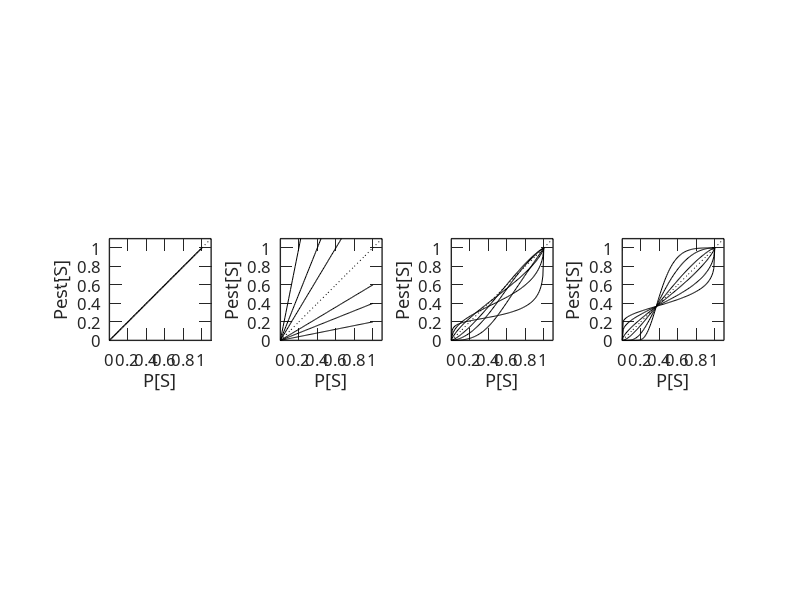

Recreate this plot in MATLAB.
clear all; close all;


x = 0:0.01:1; 

% H0: P[S]_est = P[S] + e
a = 1 ; b = 0 ;
y1 = x.*a + b ;
subplot(1,4,1)
plot(x,y1, 'k-','linewidth',1); hold on 
plot(0:0.1:1.1, 0:0.1:1.1, 'k:');
axis('square');
xlim([0 1.1]); ylim([0 1.1]); 
xticks(0:0.2:1); yticks(0:0.2:1);
xlabel('P[S]'); ylabel('Pest[S]'); 
set(gca, 'Fontname', 'Arial Regular', 'Fontsize', 12, 'linewidth', 1,'TickLength',[0.025 0]);

% H1: P[S]_est = alpha * P[S] + beta + e
b = 0 ;
for a = [0.2 0.4 0.6 1/0.6 1/0.4 1/0.2]
  y2 = x.*a + b ;
  subplot(1,4,2)
  plot(x,y2, 'k-'); hold on
end
plot(0:0.1:1.1, 0:0.1:1.1, 'k:');
axis('square');
xlim([0 1.1]); ylim([0 1.1]); 
xticks(0:0.2:1); yticks(0:0.2:1);
xlabel('P[S]'); ylabel('Pest[S]'); 
set(gca, 'Fontname', 'Arial Regular', 'Fontsize', 12, 'linewidth', 1,'TickLength',[0.025 0]);

% H2: P[S]_est = P[S]^gamma / (P[S]^gamma + 1-P[S]^gamma)^(1/gamma), Tversky & Kahneman 1992
for gamma = [0.4 0.6 0.8 1/0.8 1/0.6 1/0.4]
  y3 = x.^gamma./((x.^gamma + (1-x).^gamma).^(1/gamma)) ;

  subplot(1,4,3)
  plot(x,y3, 'k-'); hold on
end
plot(0:0.1:1.1, 0:0.1:1.1, 'k:');
axis('square');
xlim([0 1.1]); ylim([0 1.1]); 
xticks(0:0.2:1); yticks(0:0.2:1);
xlabel('P[S]'); ylabel('Pest[S]'); 
set(gca, 'Fontname', 'Arial Regular', 'Fontsize', 12, 'linewidth', 1,'TickLength',[0.025 0]);


% H3: P[S]_est = exp(-(-ln(p)^gamma)),Prelec 1998

for gamma = [0.3 0.5 0.8 1/0.8 1/0.5 1/0.3]
  y4 = exp(-(-log(x)).^gamma) ;
  
  subplot(1,4,4)
  plot(x,y4, 'k-'); hold on
end
plot(0:0.1:1.1, 0:0.1:1.1, 'k:');
axis('square');
xlim([0 1.1]); ylim([0 1.1]); 
xticks(0:0.2:1); yticks(0:0.2:1);
xlabel('P[S]'); ylabel('Pest[S]'); 
set(gca, 'Fontname', 'Arial Regular', 'Fontsize', 12, 'linewidth', 1,'TickLength',[0.025 0]);


pos(3) = 1400; pos(4) = 400;
set(gcf, 'Position', pos);


